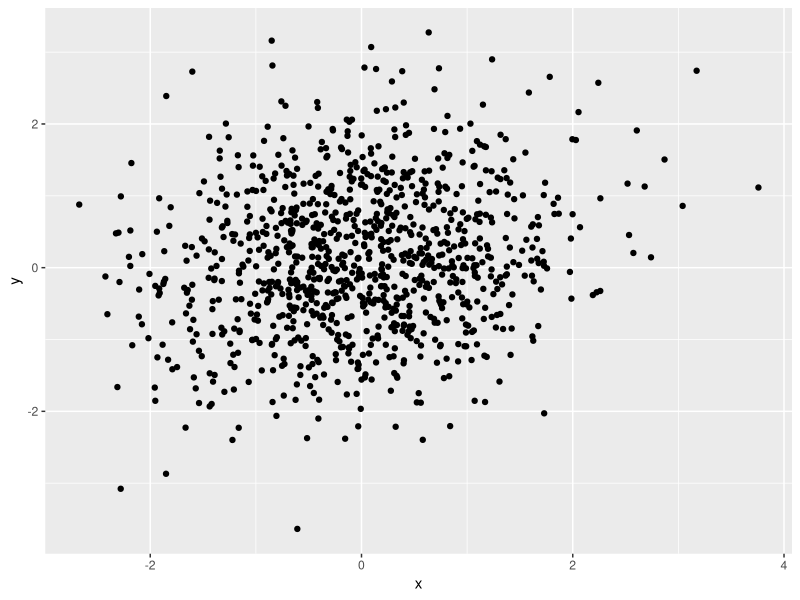
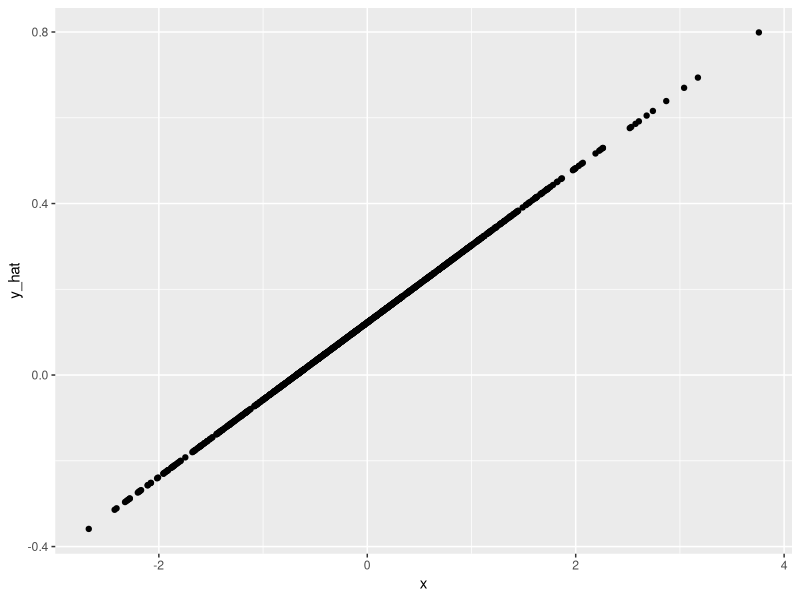
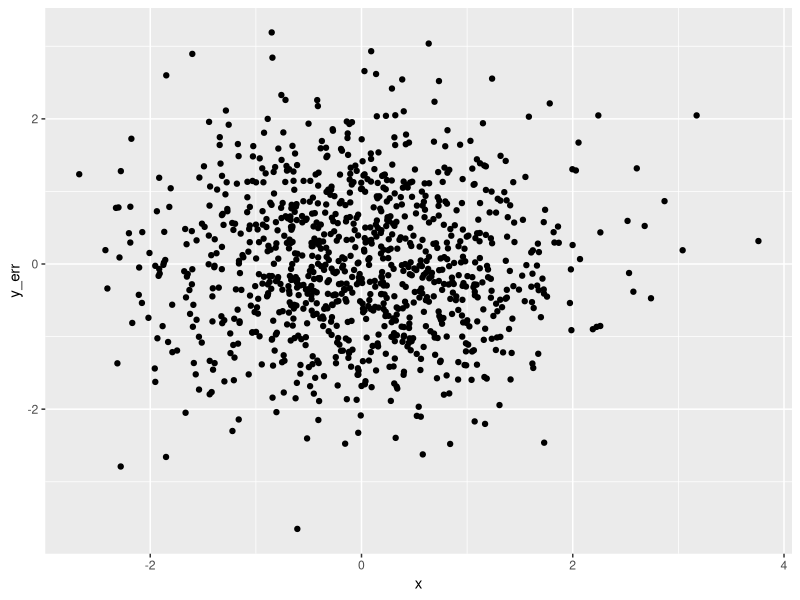

Generate these figures, in order, with R:
# What does fitted do?
library(tidyverse)

beta <- .2
d <- tibble(
  x = rnorm(1000),
  y = x * beta + rnorm(1000, .1)
)

d <- d %>% mutate(
  y_hat = fitted(lm(y ~ x, data = d)),
  y_err = y - y_hat
)

d

ggplot(d, aes(x = x, y = y)) + geom_point()
ggplot(d, aes(x = x, y = y_hat)) + geom_point()
ggplot(d, aes(x = x, y = y_err)) + geom_point()
